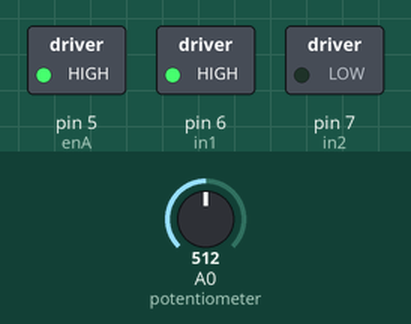
This sketch was run on a simulated Arduino Uno, built with avr-gcc and run on an emulated ATmega328P. On the bench: switched loads named in the sketch (green lamp = pin HIGH). The test bench sets the inputs (shaded band); at power-on: A0 (potentiometer) = 512. What the sketch prints to the serial monitor is not drawn.

Above: at 0.1 s.
Timing chart, 0 to 1.6 s (numbered marks = the images above):
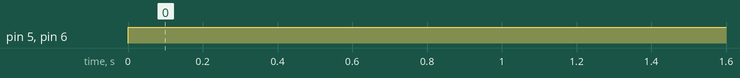

Measured:
- by itself, pin 5 (enA), pin 6 (in1): LOW → HIGH at 0.00 s

The sketch:

l298n.ino
```cpp
#include <SoftwareSerial.h>

#define enA 5
#define in1 6
#define in2 7

void setup() {

                                                                     Serial.begin(9600);
  pinMode(enA, OUTPUT);
  pinMode(in1, OUTPUT);
  pinMode(in2, OUTPUT);
  // Set initial rotation direction
  digitalWrite(in1, LOW);
  digitalWrite(in2, HIGH);
}

void loop() {
  int potValue = analogRead(A0); // Read potentiometer value
  int pwmOutput = map(potValue, 0, 1023, 0 , 255); // Map the potentiometer value from 0 to 255
  analogWrite(enA, 255); // Send PWM signal to L298N Enable pin
  Serial.println(pwmOutput);

  digitalWrite(in1, HIGH);
  digitalWrite(in2, LOW);
  delay(20);
}
```
